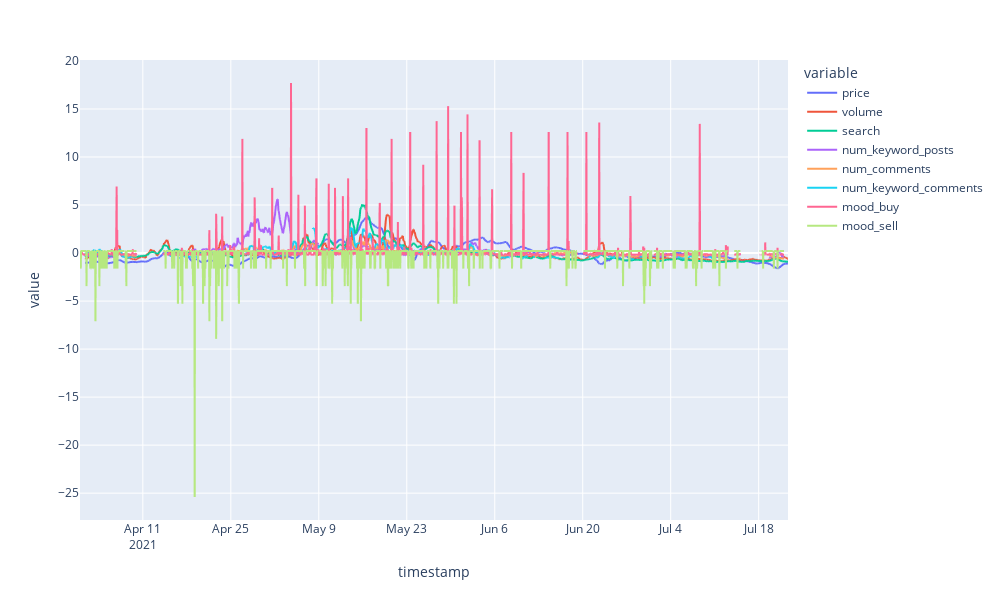

Here is the notebook cell this chart was saved with:
### Code cell
px.defaults.width = 1000
px.defaults.height = 600
pd.options.plotting.backend = "plotly"

# merge_df = merge_df.reset_index()
merge_df.plot()

### Figure 1 — Plotly figure (JSON) as saved in the notebook; plotly's stock layout.template omitted (floating-point values rounded to 4 significant figures; data arrays with more than 128 entries replaced by an {"elided": "..."} marker saying what was removed)
{"data": [{"hovertemplate": "variable=price<br>timestamp=%{x}<br>value=%{y}<extra></extra>", "legendgroup": "price", "line": {"color": "#636efa", "dash": "solid"}, "mode": "lines", "name": "price", "showlegend": true, "type": "scattergl", "x": {"elided": "2700 str values"}, "xaxis": "x", "y": {"elided": "2700 float values"}, "yaxis": "y"}, {"hovertemplate": "variable=volume<br>timestamp=%{x}<br>value=%{y}<extra></extra>", "legendgroup": "volume", "line": {"color": "#EF553B", "dash": "solid"}, "mode": "lines", "name": "volume", "showlegend": true, "type": "scattergl", "x": {"elided": "2700 str values"}, "xaxis": "x", "y": {"elided": "2700 float values"}, "yaxis": "y"}, {"hovertemplate": "variable=search<br>timestamp=%{x}<br>value=%{y}<extra></extra>", "legendgroup": "search", "line": {"color": "#00cc96", "dash": "solid"}, "mode": "lines", "name": "search", "showlegend": true, "type": "scattergl", "x": {"elided": "2700 str values"}, "xaxis": "x", "y": {"elided": "2700 float values"}, "yaxis": "y"}, {"hovertemplate": "variable=num_keyword_posts<br>timestamp=%{x}<br>value=%{y}<extra></extra>", "legendgroup": "num_keyword_posts", "line": {"color": "#ab63fa", "dash": "solid"}, "mode": "lines", "name": "num_keyword_posts", "showlegend": true, "type": "scattergl", "x": {"elided": "2700 str values"}, "xaxis": "x", "y": {"elided": "2700 float values"}, "yaxis": "y"}, {"hovertemplate": "variable=num_comments<br>timestamp=%{x}<br>value=%{y}<extra></extra>", "legendgroup": "num_comments", "line": {"color": "#FFA15A", "dash": "solid"}, "mode": "lines", "name": "num_comments", "showlegend": true, "type": "scattergl", "x": {"elided": "2700 str values"}, "xaxis": "x", "y": {"elided": "2700 float values"}, "yaxis": "y"}, {"hovertemplate": "variable=num_keyword_comments<br>timestamp=%{x}<br>value=%{y}<extra></extra>", "legendgroup": "num_keyword_comments", "line": {"color": "#19d3f3", "dash": "solid"}, "mode": "lines", "name": "num_keyword_comments", "showlegend": true, "type": "scattergl", "x": {"elided": "2700 str values"}, "xaxis": "x", "y": {"elided": "2700 float values"}, "yaxis": "y"}, {"hovertemplate": "variable=mood_buy<br>timestamp=%{x}<br>value=%{y}<extra></extra>", "legendgroup": "mood_buy", "line": {"color": "#FF6692", "dash": "solid"}, "mode": "lines", "name": "mood_buy", "showlegend": true, "type": "scattergl", "x": {"elided": "2700 str values"}, "xaxis": "x", "y": {"elided": "2700 float values"}, "yaxis": "y"}, {"hovertemplate": "variable=mood_sell<br>timestamp=%{x}<br>value=%{y}<extra></extra>", "legendgroup": "mood_sell", "line": {"color": "#B6E880", "dash": "solid"}, "mode": "lines", "name": "mood_sell", "showlegend": true, "type": "scattergl", "x": {"elided": "2700 str values"}, "xaxis": "x", "y": {"elided": "2700 float values"}, "yaxis": "y"}], "layout": {"height": 600, "legend": {"title": {"text": "variable"}, "tracegroupgap": 0}, "margin": {"t": 60}, "width": 1000, "xaxis": {"anchor": "y", "domain": [0.0, 1.0], "title": {"text": "timestamp"}}, "yaxis": {"anchor": "x", "domain": [0.0, 1.0], "title": {"text": "value"}}}}
